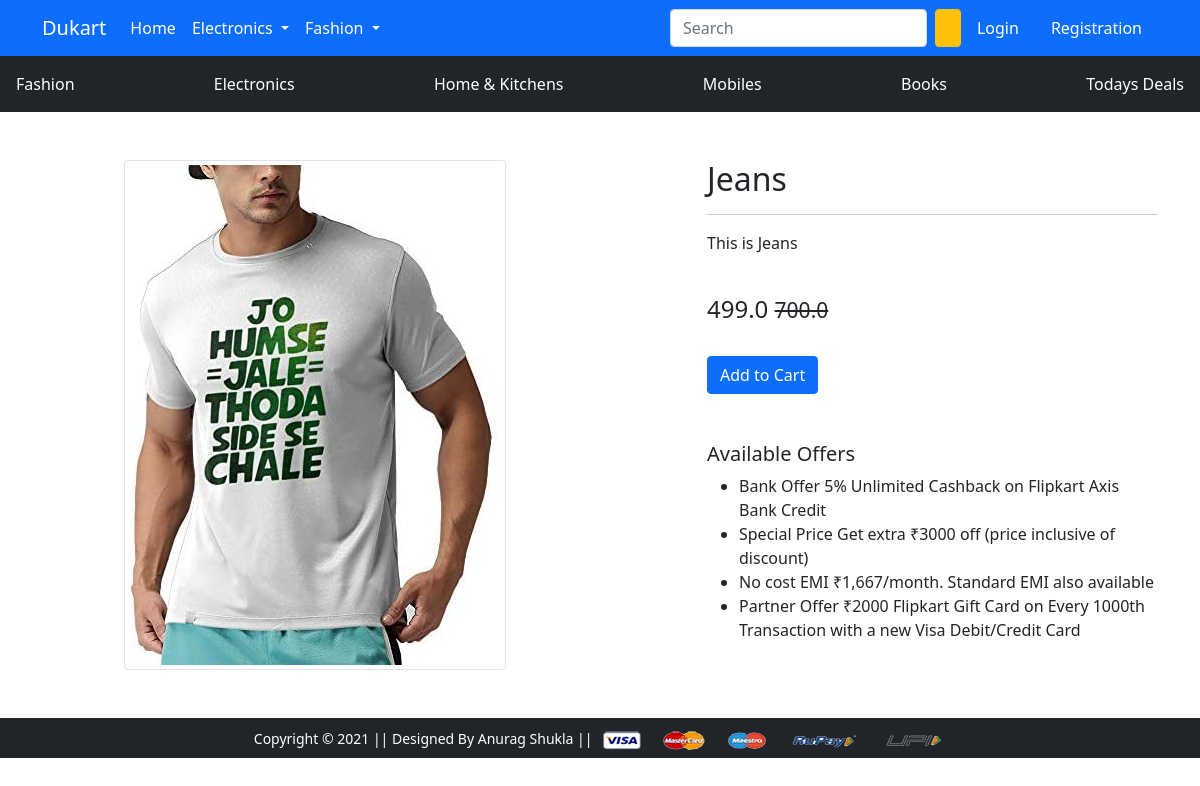
Screenshot of /product-detail/1 with the database file from the repository.
### app/models.py (models this page shows, shortened)
class Product(models.Model):
    title = models.CharField(max_length=100)
    selling_price= models.FloatField()
    discounted_price= models.FloatField()
    description = models.TextField()
    brand = models.CharField(max_length=100)
    category = models.CharField(choices=CATEGORY_CHOICES,max_length=2)
    product_image = models.ImageField(upload_to='productimg')

### app/views.py (the view)
# urls.py: path('product-detail/<int:pk>', views.ProductDetailView.as_view(), name='product-detail'),
class ProductDetailView(View):
 def get(self,request,pk):
  product = Product.objects.get(pk=pk)
  item_already_in_cart = False
  if request.user.is_authenticated:
   item_already_in_cart = Cart.objects.filter(Q(product=product.id) & Q(user=request.user)).exists()
  return render(request, 'app/productdetail.html',{'product':product, 'item_already_in_cart':item_already_in_cart})

### app/templates/app/productdetail.html (shortened to what this page needs)
{% extends 'app/base.html' %}
{% load static %}
{% block main-content %}
<div class="container my-5">
 <div class="row">
  <div class="col-sm-6 text-center align-self-center">
   <img src="{{product.product_image.url}}" alt="" class="img-fluid img-thumbnail">
  </div>
  <div class="col-sm-5 offset-sm-1">
   <h2>{{product.title}}</h2>
   <hr>
   <p>{{product.description}}</p> <br>
   <h4>{{product.discounted_price}} <small class="fw-light text-decoration-line-through">{{product.selling_price}}</small></h4> <br>
{% if not request.user.is_authenticated %}
<form action="/add-to-cart" class="d-inline">
   <button type="submit" class="btn btn-primary">Add to Cart</button>
</form>
 {% endif %}
   <h5 class="mt-5">Available Offers</h5>
   <ul>
    <li>Bank Offer 5% Unlimited Cashback on Flipkart Axis Bank Credit</li>
    <li>Special Price Get extra ₹3000 off (price inclusive of discount)</li>
    <li>No cost EMI ₹1,667/month. Standard EMI also available</li>
    <li>Partner Offer ₹2000 Flipkart Gift Card on Every 1000th Transaction with a new Visa Debit/Credit Card</li>
   </ul>
  </div>
 </div>
</div>
{% endblock main-content %}

### rows the page displays
Product: product_image (picture), title "Jeans", description "This is Jeans", discounted_price "499.0", selling_price "700.0"
